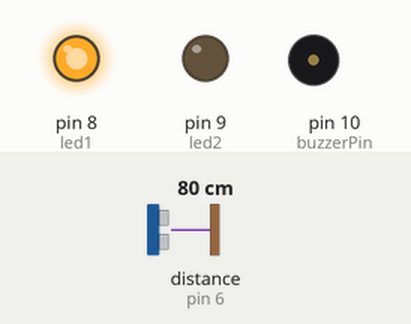
Recording of a sketch running on a simulated Arduino Uno, built with avr-gcc and run on an emulated ATmega328P. On the bench: output pins drawn as LEDs (lit = HIGH), buzzer (waves = sounding). Wiring (inferred from the names in the program): ultrasonic range finder: trigger pin 7; echo pin 6. Dashed ring = blinking. The test bench sets the inputs (shaded band); at power-on: distance to the obstacle (sensor on pin 6) 80 cm. The echo pulse lasts 58.3 µs per cm; pins used as bus, display or sensor lines are not drawn.

Above: at 1.2 s.
1.3 s: distance to the obstacle (sensor on pin 6) set to 23 cm
2.8 s: distance to the obstacle (sensor on pin 6) set to 18 cm
At 2.88 s:
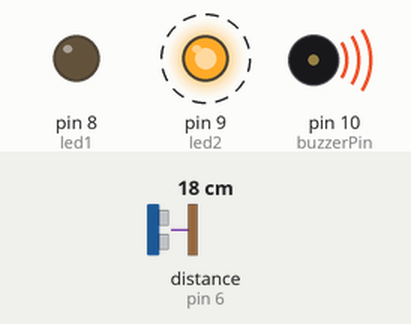
5.8 s: distance to the obstacle (sensor on pin 6) set to 2 cm
At 5.8 s:
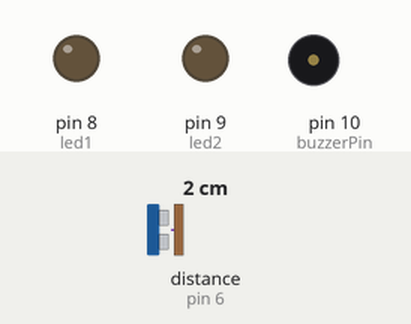
Timing chart, 0 to 13.3 s (numbered marks = the images above; inputs shaded):
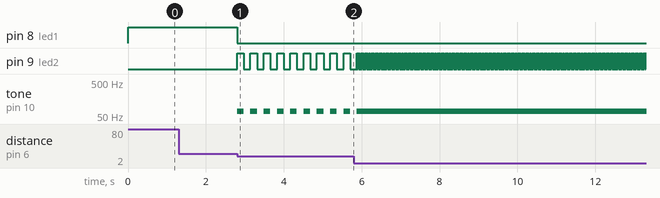

The sketch:

Kod.ino
```cpp
int echoPin = 6;
int trigPin = 7;
int maksimum=20; //Max 20 Cm Ayarladım
int mesafe;
int led1=8;
int led2=9;
int buzzerPin=10;
void setup() {
  pinMode(trigPin, OUTPUT);
  pinMode(echoPin, INPUT);
  pinMode(led1,OUTPUT);
  pinMode(led2,OUTPUT);
}
void loop() {
  mesafe = MesafeOlc(); // 0 20cm arası
  if(mesafe==maksimum){  //Güvenli
    digitalWrite(led1,HIGH);
    digitalWrite(led2,LOW);
  }
  else{   //Riskli
    digitalWrite(led1,LOW);
    tone(buzzerPin,70);
    digitalWrite(led2,HIGH);
    delay(mesafe*10);
    noTone(buzzerPin);
    digitalWrite(led2,LOW);
    delay(mesafe*10);
  }
}

int MesafeOlc(){
  digitalWrite(trigPin,HIGH); //Enerji Verdik
  delayMicroseconds(10); //10 bekledik
  digitalWrite(trigPin,LOW); //Enerji Kestik
  unsigned long sure = pulseIn(echoPin, HIGH);
  int mesafeOlc = sure*0.034/2;
  if(mesafeOlc>maksimum)
    mesafeOlc= maksimum;
  return mesafeOlc;
}
```

Measured:
- the behaviour switches between 21 and 20 cm on distance to the obstacle (sensor on pin 6) (found by bisection; images 0 and 1)
- after the input at 1.3 s, every drawn part: stays the same
- after the input at 2.8 s, pin 8 (led1): HIGH → LOW at once; pin 9 (led2): alternates HIGH for 0.17 s and LOW for 0.17 s, starting at once; tone on pin 10 (buzzerPin): alternates 70 Hz for 0.17 s and silent for 0.17 s, starting at once
- after the input at 5.8 s, pin 9 (led2): alternates HIGH for 0.01 s and LOW for 0.01 s, starting after 0.09 s; tone on pin 10 (buzzerPin): alternates 70 Hz for 0.01 s and silent for 0.01 s, starting after 0.09 s
